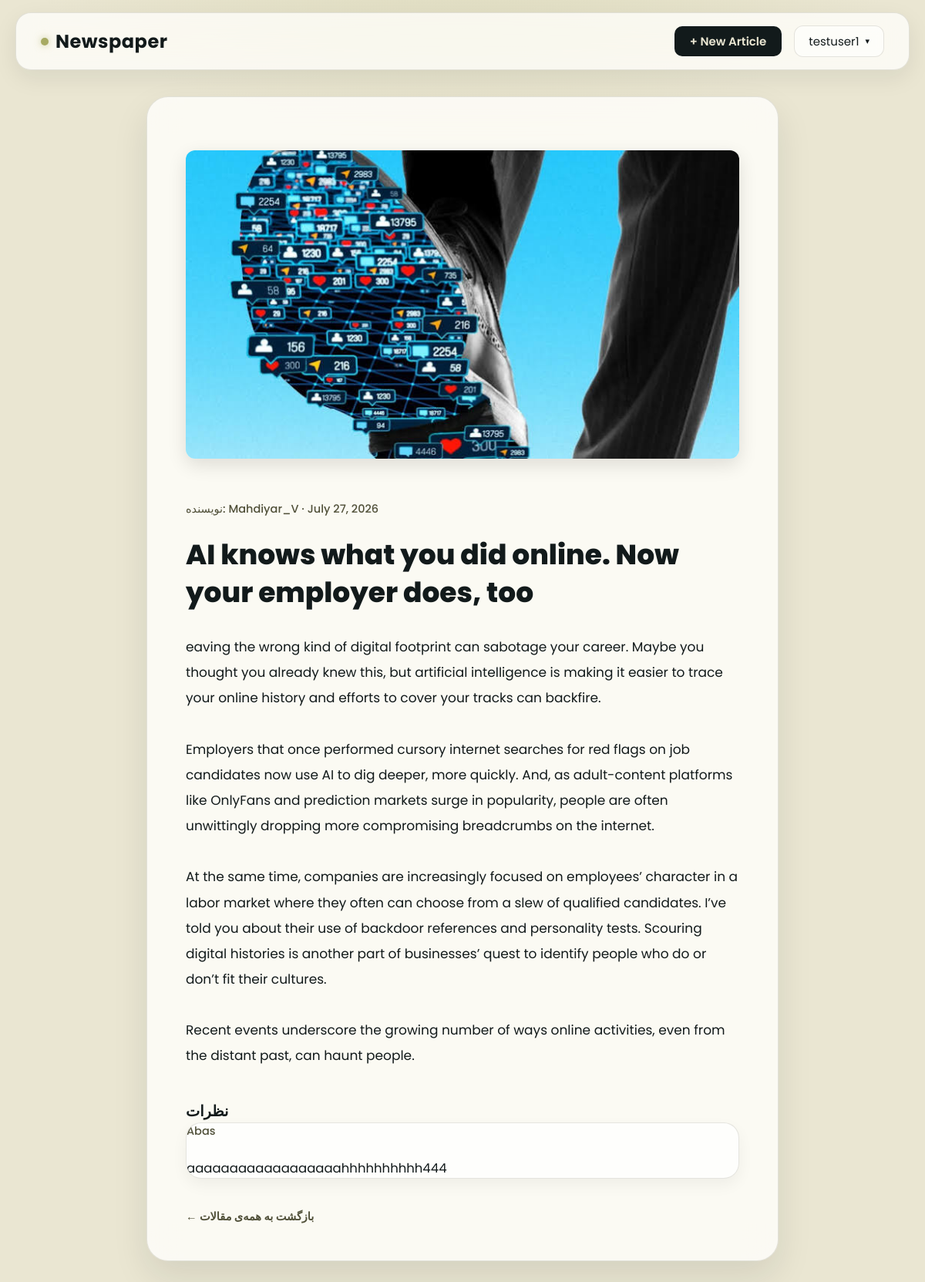
Page /articles/3/ (signed in) on the committed database.
### accounts/models.py (models this page shows)
class CustomUser(AbstractUser):
    age = models.PositiveIntegerField(null=True, blank=True)

### articles/models.py (models this page shows, shortened)
class Article(models.Model):
    title = models.CharField(max_length=200)
    body = models.TextField()
    date = models.DateField(auto_now_add=True)
    author = models.ForeignKey(
        get_user_model(),
        on_delete=models.CASCADE,
    )
    cover = models.ImageField(upload_to='covers/', blank=True)

class Comment(models.Model):
    article = models.ForeignKey(
        Article, on_delete=models.CASCADE, related_name='comments')
    comment = models.CharField(max_length=140)
    author = models.ForeignKey(
        get_user_model(),
        on_delete=models.CASCADE,
    )
    def __str__(self):
        return self.comment

### articles/views.py (the view)
# urls.py: path('<int:pk>/', ArticleDetailView.as_view(), name='article_detail'),
class ArticleDetailView(LoginRequiredMixin, DetailView):
    model = Article
    context_object_name = 'article'
    template_name = 'article_detail.html'

### templates/article_detail.html (shortened to what this page needs)
{% extends 'base.html' %}
{% load static %}
{% block extra_head %}
<link rel="stylesheet" href="{% static 'css/home.css' %}">
{% endblock extra_head %}
{% block content %}
<article class="article-detail reveal">
    {% if object.cover %}
    <div class="article-cover" style="margin-bottom: 24px; text-align: center;">
        <img src="{{ object.cover.url }}" alt="{{ object.title }}"
            style="max-width: 100%; height: auto; border-radius: 12px; object-fit: cover;">
    </div>
    {% endif %}
    <p class="article-meta">نویسنده: {{ object.author }} &middot; {{ object.date }}</p>
    <h1>{{ object.title }}</h1>
    <div class="article-body">{{ object.body }}</div>
    {% if object.comments.all %}
    <div class="section-heading" style="max-width: none; padding: 0; margin-top: 40px;">
        <h3>نظرات</h3>
    </div>
    {% for comment in object.comments.all %}
    <div class="article-card" style="margin-bottom: 14px;">
        <p class="article-meta">{{ comment.author }}</p>
        <p class="article-excerpt" style="-webkit-line-clamp: unset; line-clamp: unset;">{{ comment }}</p>
    </div>
    {% endfor %}
    {% endif %}
    <a href="{% url 'article_list' %}" class="back-to-list">← بازگشت به همه‌ی مقالات</a>
</article>
{% endblock content %}

### templates/base.html (shortened to what this page needs)
{% load static %}
<!DOCTYPE html>
<html lang="en">
<head>
    <link rel="stylesheet" href="{% static 'css/base.css' %}">
    {% block extra_head %}{% endblock extra_head %}
</head>
<body>
    <nav>
        <a href="{% url 'home' %}">Newspaper</a>
        <ul>
            {% if user.is_authenticated %}
            <li><a href="{% url 'article_new' %}" class="nav-new">+ New Article</a></li>
            <li class="user-menu" id="userMenu">
                <div class="user-menu-trigger" id="userMenuTrigger">
                    {{ user.username }}
                    <span class="chevron">▾</span>
                </div>
            </li>
            {% endif %}
        </ul>
    </nav>
    <main>
        {% block content %}
        {% endblock content %}
    </main>
</body>
</html>

### static/css/base.css (style rules this page uses)
:root { --bg: #eae6d2; --surface: #ffffff; --accent: #a7aa63; --accent-dark: #3d402d; --text: #121a1b; --text-dim: #505039; --glass: rgba(255, 255, 255, 0.65); --glass-border: rgba(80, 80, 57, 0.15); --shadow-soft: 0 10px 30px rgba(18, 26, 27, 0.08); }
*, *::before, *::after { margin: 0; padding: 0; box-sizing: border-box; font-family: 'Poppins', sans-serif; text-decoration: none; list-style: none; }
body { min-height: 100vh; background: radial-gradient(ellipse 900px 500px at 50% -10%, rgba(167, 170, 99, 0.25), transparent 70%), var(--bg); color: var(--text); font-size: 16.5px; display: flex; flex-direction: column; position: relative; overflow-x: hidden; }
nav { position: sticky; top: 16px; width: calc(100% - 40px); max-width: 1200px; margin: 0 auto; padding: 16px 32px; display: flex; justify-content: space-between; align-items: center; background: rgba(255, 255, 255, 0.75); backdrop-filter: blur(20px) saturate(160%); -webkit-backdrop-filter: blur(20px) saturate(160%); border: 1px solid var(--glass-border); border-radius: 20px; box-shadow: var(--shadow-soft); z-index: 200; }
nav>a { font-size: 24px; font-weight: 700; color: var(--text); letter-spacing: 0.5px; transition: color 0.3s; display: flex; align-items: center; gap: 9px; }
nav>a::before { content: ''; width: 10px; height: 10px; border-radius: 50%; background: var(--accent); box-shadow: 0 0 10px rgba(167, 170, 99, 0.6); }
nav ul { display: flex; align-items: center; gap: 16px; }
.nav-new { padding: 9px 20px; border-radius: 10px; background: var(--text); color: var(--bg); font-weight: 600; font-size: 15px; transition: all 0.25s ease; }
.user-menu { position: relative; }
.user-menu-trigger { display: flex; align-items: center; gap: 8px; padding: 8px 18px; border-radius: 12px; border: 1px solid var(--glass-border); cursor: pointer; color: var(--text); font-size: 15px; background: rgba(255, 255, 255, 0.6); transition: all 0.25s ease; }
.user-menu-trigger .chevron { transition: transform 0.3s ease; font-size: 11px; }
main { flex: 1; width: 100%; position: relative; z-index: 10; }

### rows in the picture
CustomUser: username "testuser1"
Article: cover (picture), author "Mahdiyar_V", date "July 27, 2026", title "AI knows what you did online. Now your employer does, too", body "eaving the wrong kind of digital footprint can sabotage your career. Maybe you thought you already knew this, but artificial intelligence is making it easier to trace your online history and efforts to cover your tracks can backfire. Employers that once performed cursory internet searches for red flags on job candidates now use AI to dig deeper, more quickly. And, as adult-content platforms like OnlyFans and prediction markets surge in popularity, people are often unwittingly dropping more compromising breadcrumbs on the internet. At the same time, companies are increasingly focused on employees’ character in a labor market where they often can choose from a slew of qualified candidates.…"
Comment: author "Abas", comment "aaaaaaaaaaaaaaaaaahhhhhhhhhh444"
